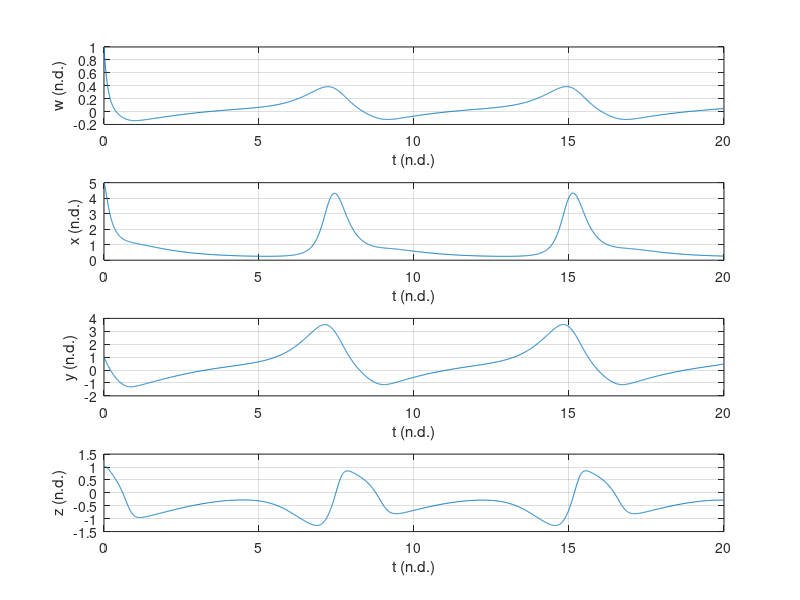

The MATLAB script that drew this image: (Note: this script raises an error after producing the figure.)
% Contributors: --
% Course number: ASEN 3801
% File name: AirRelativeVelocityVectorToWindAngles
% Created: 01/13/26

clc;
clear;
close all;

%% Function for ode45 solving for Part 1 of the Lab

function dadt = ODESystem(t,a) % a = [w; x; y; z]

w = a(1);
x = a(2);
y = a(3);
z = a(4);

wdot = -9*w + y;
xdot = 4*w*x*y - x^2;
ydot = 2*w - x - 2*z;
zdot = x*y - y^2 - 3*z^3;

dadt = [wdot; xdot; ydot; zdot];
end

% Solving the above 4 ODEs using ode45 simultaneously
tspan = [0 20]; 
a0 = [1; 5; 1; 1];
opts = odeset('RelTol',10^-8, 'AbsTol',10^-8);
[t, a] = ode45(@ODESystem, tspan, a0, opts);

% Extracting the individual components from the solution
w = a(:, 1);
x = a(:, 2);
y = a(:, 3);
z = a(:, 4);

% Plotting the result
figure;
subplot(4, 1, 1);
plot(t, w);
xlabel('t (n.d.)'); ylabel('w (n.d.)');
grid on;

subplot(4, 1, 2);
plot(t, x);
xlabel('t (n.d.)'); ylabel('x (n.d.)');
grid on;

subplot(4, 1, 3);
plot(t, y);
xlabel('t (n.d.)'); ylabel('y (n.d.)');
grid on;

subplot(4, 1, 4);
plot(t, z);
xlabel('t (n.d.)'); ylabel('z (n.d.)');
grid on;


%% Function for ode45 solving for Part 2 of the Lab 

% Contributors: Ben Adams, 
% Course number: ASEN 3801
% File name: Problem_2
% Created: 1/13/2026
%~~~~~~~~~~~~~~~~~~~~~~~~~~~~~~~~~~~~~~~~~~~~~~~~~~~~~~~~~~~~~~~~~~~~~~~~~~
% Methodology: Study the translational dynamics of a spherical object 
%              moving through the air in an approximate dynamical model.
%  - Assume that the forces acting on the body are not a function of the 
%      body attitude. 
%       - The forces acting on the bodyinclude aerodynamic drag and gravity
%  - Right-handed and orthogonal axes of the inertial frame follow the 
%       convention North-East-Down
%  - Assume the object is here in Boulder to determine the air 
%       density
%~~~~~~~~~~~~~~~~~~~~~~~~~~~~~~~~~~~~~~~~~~~~~~~~~~~~~~~~~~~~~~~~~~~~~~~~~~
Null = 0;

%% Variables

t = NULL; % UNKOWN
rho = 1.14; % [kg/m^3] Boulder Air Density
Cd = 0.6 ; % [NaN] Coefficient of drag
d = 2.0 *10^-2; % [m] diameter
A = pi*(d/2)^2; % [m^2] Area
m = .050; % [kg] Mass
g = [0 0 9.8]; % [m/s^2] Gravity
wind_vel = [5 0 0]; % dummy var :: three-dimensional wind velocity in inertial coordinates
x_initial = [ 5 0 -5 0 20 -20]'; % [m/s] :: the position variables are all dummy

% Get State Vector
function dx1dt = ODESystem1(t, x1)
xE_E = x1(1);
yE_E = x1(2);
zE_E = x1(3);
uE_E = x1(4);
vE_E = x1(5);
wE_E = x1(6);



dx1dt = [xE_Edot; yE_Edot; zE_Edot; uE_Edot; vE_Edot; wE_Edot];
end

%% Part a

%% Part b
% Get rho using stdatmo.m
%   Boulder at a geopotential altitude of 1655m on a standard day
rho = NULL ; %[kg/m³] Air density

%% Part c
wind_vel = [0 0 0];
xdot2 = objectEOM(t,x,rho,Cd,A,m,g,wind_vel);

ode45()

% Plot the trajectory of the object in three-dimensional space using a 
% three-dimensional figure in MATLAB
figure(Name="Problem 2 - part c")
hold on
plot3()
hold off

%% Part d
wind_vel = [NULL NULL NULL];
xdot2 = objectEOM(t,x,rho,Cd,A,m,g,wind_vel);


% d1)

% d2)

%% Part e



%% Part f



%% END

%% function wind_angles = AirRelativeVelocityVectorToWindAngles(velocity_body)
%
% Inputs: velocity_body = column vector of aircraft air-relative velocity in
% body  coordinates
% = [u,v,w]'
%
% Outputs: wind_angles = [speed beta alpha]'
% speed = aircraft airspeed
% beta = side slip angle
% alpha = angle of attack
%
% Methodology: Use definitions to calculate wind angles and speed from velocity
% vector